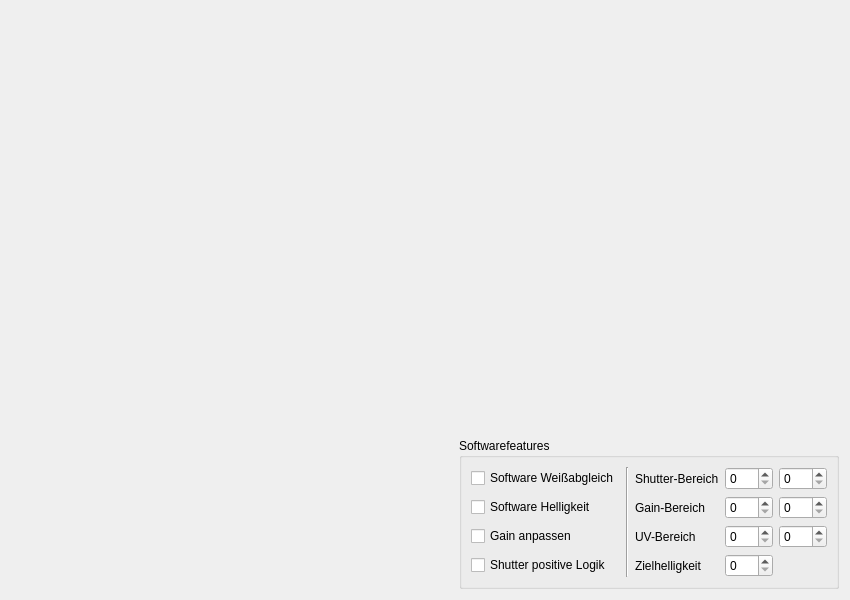
<ui version="4.0" >
 <class>SettingsWidget</class>
 <widget class="QWidget" name="SettingsWidget" >
  <property name="geometry" >
   <rect>
    <x>0</x>
    <y>0</y>
    <width>850</width>
    <height>600</height>
   </rect>
  </property>
  <property name="windowTitle" >
   <string>Form</string>
  </property>
  <layout class="QGridLayout" >
   <item rowspan="2" row="0" column="0" >
    <widget class="TribotsTools::ScrollImageWidget" name="imageWidget" />
   </item>
   <item row="0" column="1" >
    <widget class="TribotsTools::CameraSettingsWidget" name="cameraSettingsWidget" >
     <property name="sizePolicy" >
      <sizepolicy vsizetype="MinimumExpanding" hsizetype="Fixed" >
       <horstretch>0</horstretch>
       <verstretch>0</verstretch>
      </sizepolicy>
     </property>
     <property name="minimumSize" >
      <size>
       <width>380</width>
       <height>0</height>
      </size>
     </property>
    </widget>
   </item>
   <item row="1" column="1" >
    <widget class="QGroupBox" name="groupBox_soft" >
     <property name="sizePolicy" >
      <sizepolicy vsizetype="Fixed" hsizetype="Fixed" >
       <horstretch>0</horstretch>
       <verstretch>0</verstretch>
      </sizepolicy>
     </property>
     <property name="minimumSize" >
      <size>
       <width>380</width>
       <height>0</height>
      </size>
     </property>
     <property name="title" >
      <string>Softwarefeatures</string>
     </property>
     <layout class="QGridLayout" >
      <item row="0" column="0" >
       <widget class="QCheckBox" name="checkBox_softWhiteBalance" >
        <property name="text" >
         <string>Software Weißabgleich</string>
        </property>
       </widget>
      </item>
      <item rowspan="4" row="0" column="1" >
       <widget class="Line" name="line_3" >
        <property name="orientation" >
         <enum>Qt::Vertical</enum>
        </property>
       </widget>
      </item>
      <item row="0" column="2" >
       <widget class="QLabel" name="label" >
        <property name="text" >
         <string>Shutter-Bereich</string>
        </property>
       </widget>
      </item>
      <item row="0" column="3" >
       <widget class="QSpinBox" name="spinBox_shutterMin" />
      </item>
      <item row="0" column="4" >
       <widget class="QSpinBox" name="spinBox_shutterMax" />
      </item>
      <item row="1" column="0" >
       <widget class="QCheckBox" name="checkBox_softExposure" >
        <property name="text" >
         <string>Software Helligkeit</string>
        </property>
       </widget>
      </item>
      <item row="1" column="2" >
       <widget class="QLabel" name="label_2" >
        <property name="text" >
         <string>Gain-Bereich</string>
        </property>
       </widget>
      </item>
      <item row="1" column="3" >
       <widget class="QSpinBox" name="spinBox_gainMin" />
      </item>
      <item row="1" column="4" >
       <widget class="QSpinBox" name="spinBox_gainMax" />
      </item>
      <item row="2" column="0" >
       <widget class="QCheckBox" name="checkBox_adjustGain" >
        <property name="text" >
         <string>Gain anpassen</string>
        </property>
       </widget>
      </item>
      <item row="2" column="2" >
       <widget class="QLabel" name="label_4" >
        <property name="text" >
         <string>UV-Bereich</string>
        </property>
       </widget>
      </item>
      <item row="2" column="3" >
       <widget class="QSpinBox" name="spinBox_uvMin" />
      </item>
      <item row="2" column="4" >
       <widget class="QSpinBox" name="spinBox_uvMax" />
      </item>
      <item row="3" column="0" >
       <widget class="QCheckBox" name="checkBox_shutterPosLogic" >
        <property name="text" >
         <string>Shutter positive Logik</string>
        </property>
       </widget>
      </item>
      <item row="3" column="2" >
       <widget class="QLabel" name="label_3" >
        <property name="text" >
         <string>Zielhelligkeit</string>
        </property>
       </widget>
      </item>
      <item row="3" column="3" >
       <widget class="QSpinBox" name="spinBox_targetExposure" />
      </item>
     </layout>
    </widget>
   </item>
  </layout>
 </widget>
 <customwidgets>
  <customwidget>
   <class>TribotsTools::CameraSettingsWidget</class>
   <extends>QFrame</extends>
   <header>../CameraSettingsWidget.h</header>
  </customwidget>
  <customwidget>
   <class>TribotsTools::ScrollImageWidget</class>
   <extends>QFrame</extends>
   <header>../../../components/ScrollImageWidget.h</header>
  </customwidget>
 </customwidgets>
 <tabstops>
  <tabstop>checkBox_softWhiteBalance</tabstop>
  <tabstop>checkBox_softExposure</tabstop>
  <tabstop>checkBox_adjustGain</tabstop>
  <tabstop>checkBox_shutterPosLogic</tabstop>
  <tabstop>spinBox_shutterMin</tabstop>
  <tabstop>spinBox_shutterMax</tabstop>
  <tabstop>spinBox_gainMin</tabstop>
  <tabstop>spinBox_gainMax</tabstop>
  <tabstop>spinBox_uvMin</tabstop>
  <tabstop>spinBox_uvMax</tabstop>
  <tabstop>spinBox_targetExposure</tabstop>
 </tabstops>
 <resources/>
 <connections/>
</ui>
